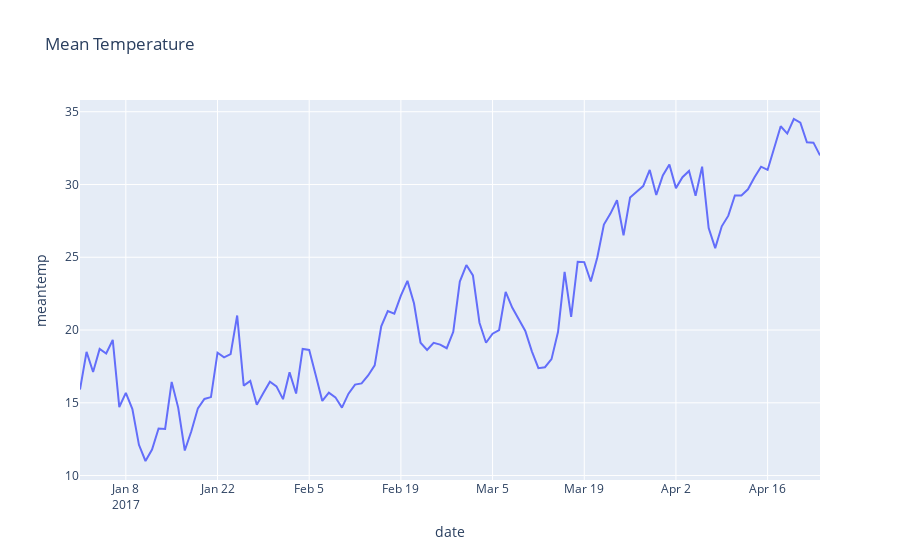

Notebook code for this chart:
### Code cell
figure1 = px.line(data, x="date", y="meantemp", title='Mean Temperature')
figure1.show()
